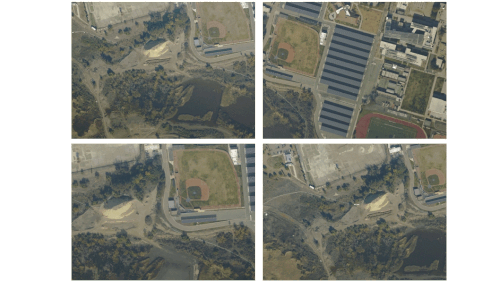
#> input picture images/img1.gif, 500 x 281 px; its folder holds only this picture in this run
$ jupyter execute Create_panorama_image_from_a_set_of_images.ipynb
#> lines starting #> are read from the running program, lines starting #| are printed output that depends on the picture
#> further down, stitch_img is the input picture: shape (281, 500, 3); mean B, G, R 141.6, 149.6, 148.7
[cell 1]
import numpy as np
import cv2
import os

[cell 2]
def featureDetector(image):
    """
    Compute key points and feature descriptors using brisk method
    """
    # define descriptor
    descriptor = cv2.BRISK_create()
    # get keypoints and descriptors
    (kps, features) = descriptor.detectAndCompute(image, None)

    return (kps, features)

[cell 3]
def bf(des1, des2, crossCheck=False):
    "Create a feature Matcher using BruteForce method"

    bf = cv2.BFMatcher(cv2.NORM_HAMMING, crossCheck).match(des1, des2)
    return bf

[cell 4]
def perspective_transformation(source, img_to_stitch, H):
    """ align images together without cropping
    """

    # get image shapes
    h1, w1 = source.shape[:2]
    h2, w2 = img_to_stitch.shape[:2]

    # define the corner points for each image
    corners1 = np.array([[0, 0], [0, h1], [w1, h1], [w1, 0]])
    corners2 = np.array([[0, 0], [0, h2], [w2, h2], [w2, 0]])

    # trasnsform the obtained homography H to the corner points of the img_to_stitch
    transH = cv2.perspectiveTransform(np.float32([corners2]), H)[0]

    # join transformed homography with the corner points of source image
    newRect = np.concatenate((np.float32(corners1), transH), axis=0)

    # get the coordinates of the bounding rectangular of joined images
    # by taking the min & max
    [xmin, ymin] = np.int32(newRect.min(axis=0).ravel() - 0.5)
    [xmax, ymax] = np.int32(newRect.max(axis=0).ravel() + 0.5)

    # Compute the translation homography that will move (xmin, xmax) to (0, 0)
    th = np.array([
      [ 1, 0, -xmin],
      [ 0, 1, -ymin],
      [ 0, 0, 1]])

    # transform the homography to the new coordinates
    newH = th.dot(H)

    # warp images together
    warp = cv2.warpPerspective(img_to_stitch, newH, (xmax-xmin, ymax-ymin))
    warp[-ymin:h1+ (-ymin), -xmin:w1+(-xmin)] = source

    return warp

[cell 5]
def stitch_images(source, img_to_stitch):
    """ The function create panorama images by stitching two images together
    """
    gray_source = cv2.cvtColor(source, cv2.COLOR_BGR2GRAY)
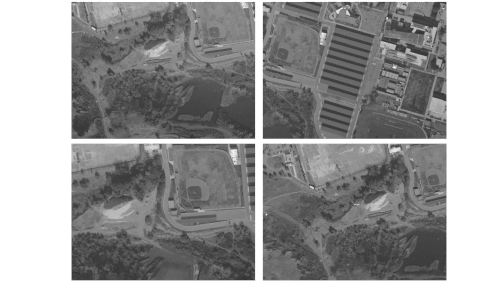
#> gray_source: shape (281, 500); min 53, max 255, mean 148.4
    gray_img_to_stitch = cv2.cvtColor(img_to_stitch, cv2.COLOR_BGR2GRAY)
    # Compute key points and feature descriptors using the selected method
    kp1, des1 = featureDetector(gray_source)
#> in featureDetector, `(kps, features) = descriptor.detectAndCompute(image, None)`: kps = 951 keypoints; strongest (x, y, size): (252, 135, 19.9), (254, 137, 11.4), (263, 137, 12.8), (254, 144, 11)
#> kp1 has the same summary as kps in featureDetector
    kp2, des2 = featureDetector(gray_img_to_stitch)
#> kp2 has the same summary as kps in featureDetector

    # get feature matcher using bf

    matches = bf(des1, des2, crossCheck=True)
#> in bf, `bf = cv2.BFMatcher(cv2.NORM_HAMMING, crossCheck).match(des1, des2)`: bf = 950 matches
#> matches = 950 matches
    # Sort the features in order of distance.
    # The points with small distance (more similarity) are ordered first in the vector
    matches = sorted(matches, key = lambda x:x.distance)
    print("Raw matches (Brute force):", len(matches))
#| Raw matches (Brute force): 950

    # convert the keypoints to numpy arrays
    kp1 = np.float32([kp.pt for kp in kp1])
#> kp1 = 951 pairs, first value 72 to 445.9, second value 16.71 to 261.2
    kp2 = np.float32([kp.pt for kp in kp2])
#> kp2 has the same summary as kp1

    # we need 4 matched points at least to match images
    # otherwise, there is nothing in common between images
    if len(matches) > 4:

        # construct the two sets of points
        pt1 = np.float32([kp1[m.queryIdx] for m in matches])
#> pt1 = 950 pairs, first value 72 to 445.9, second value 16.71 to 261.2
        pt2 = np.float32([kp2[m.trainIdx] for m in matches])
#> pt2 has the same summary as pt1

        # estimate the homography between the sets of points
        (H, mask) = cv2.findHomography(pt2, pt1, cv2.RANSAC, 4)
#> H = [[1, -1.97e-15, 2.92e-13], [1.25e-16, 1, 6.88e-14], [1.14e-18, -6.15e-18, 1]]; mask = 950 values from 1 to 1

        warp = perspective_transformation(source, img_to_stitch, H)
#> in perspective_transformation, `transH = cv2.perspectiveTransform(np.float32([corners2]), H)[0]`: transH = [[2.92e-13, 6.88e-14], [-2.6e-13, 281], [500, 281], [500, 1.31e-13]]
#> in perspective_transformation, `newRect = np.concatenate((np.float32(corners1), transH), axis=0)`: newRect = [[0, 0], [0, 281], [500, 281], [500, 0], [2.92e-13, 6.88e-14], [-2.6e-13, 281], [500, 281], [500, 1.31e-13]]
#> in perspective_transformation, `[xmin, ymin] = np.int32(newRect.min(axis=0).ravel() - 0.5)`: xmin = 0
#> in perspective_transformation, `[xmax, ymax] = np.int32(newRect.max(axis=0).ravel() + 0.5)`: xmax = 500; ymax = 281
#> in perspective_transformation, `th = np.array([ [ 1, 0, -xmin], [ 0, 1, -ymin], [ 0, 0, 1]])`: th = [[1, 0, 0], [0, 1, 0], [0, 0, 1]]
#> in perspective_transformation, `newH = th.dot(H)`: newH has the same summary as H in stitch_images

        return warp

    else:
        return print('Images do not match')

### Stitch images

[cell 6]
# list all images in the directory
images = ['images/'+ img for img in os.listdir('images/')]

[cell 7]
# read first image
stitch_img = cv2.imread(images[0])

# loop over all images to create a panorama image
for img in images:
    img = cv2.imread(img)
    stitch_img = stitch_images(img, stitch_img)
    cv2.imshow('Panorama image', stitch_img)
    cv2.waitKey(0)
    cv2.destroyWindow('Panorama image')
